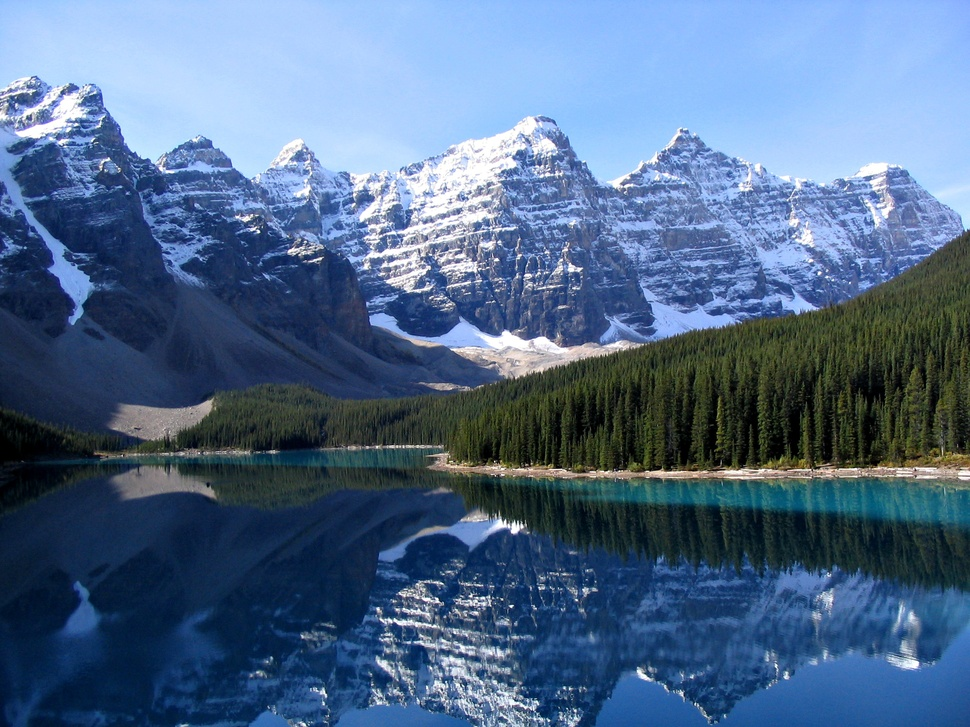
#> input picture assets/moraine_lake_orig.jpg, 970 x 727 px, shrunk from 2048 x 1536 before the run
$ python make_mountain_mask.py ../assets/moraine_lake_orig.jpg ../assets/moraine_576x320.png 1.0
#> lines starting #> are read from the running program, lines starting #| are printed output that depends on the picture; after the words box and inside, x2 and y2 are one past the last pixel; in counts of white or black regions, pixels touching at a corner belong together
"""从底图粗分出山体，生成 VACE 遮罩（黑=保留山体，白=允许重新生成）。
按列找边界：从上往下第一个“非蓝天”的位置是山脊线；山脊线以下第一段持续“暗且偏绿”的位置是林线；
山体 = 山脊线到 min(林线, 湖岸线) 之间。背阴岩石偏蓝灰（蓝>绿），森林偏暗绿（绿>蓝），靠这一点区分。
用法：python make_mountain_mask.py 底图.png 输出前缀 [湖岸线高度比例，默认 0.72]
输出：<前缀>_mask.png 与 <前缀>_overlay.png（山体染红，便于检查）
"""
import sys

import numpy as np
from PIL import Image, ImageFilter

src, out = sys.argv[1], sys.argv[2]
shore = float(sys.argv[3]) if len(sys.argv) > 3 else 0.72

img = Image.open(src).convert("RGB")
#> img is the input picture: PIL image 970x727 RGB; mean R, G, B 79.7, 105.8, 138.3
a = np.asarray(img).astype(np.float32)
r, g, b = a[..., 0], a[..., 1], a[..., 2]
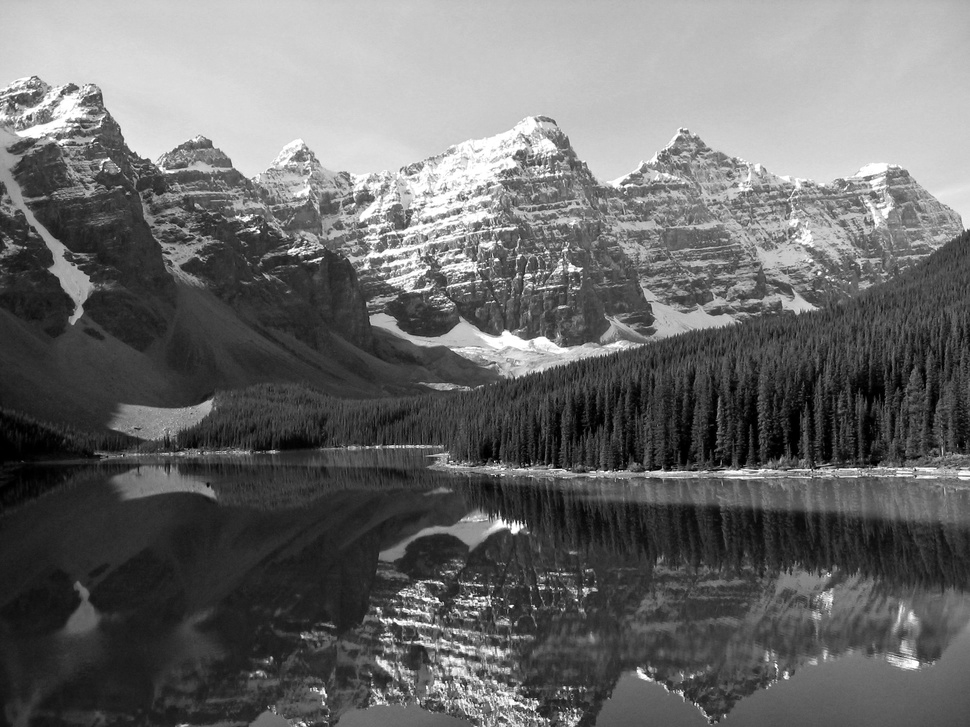
#> g: shape (727, 970) float32; min 0, max 255, mean 105.8
mx = a.max(axis=2)
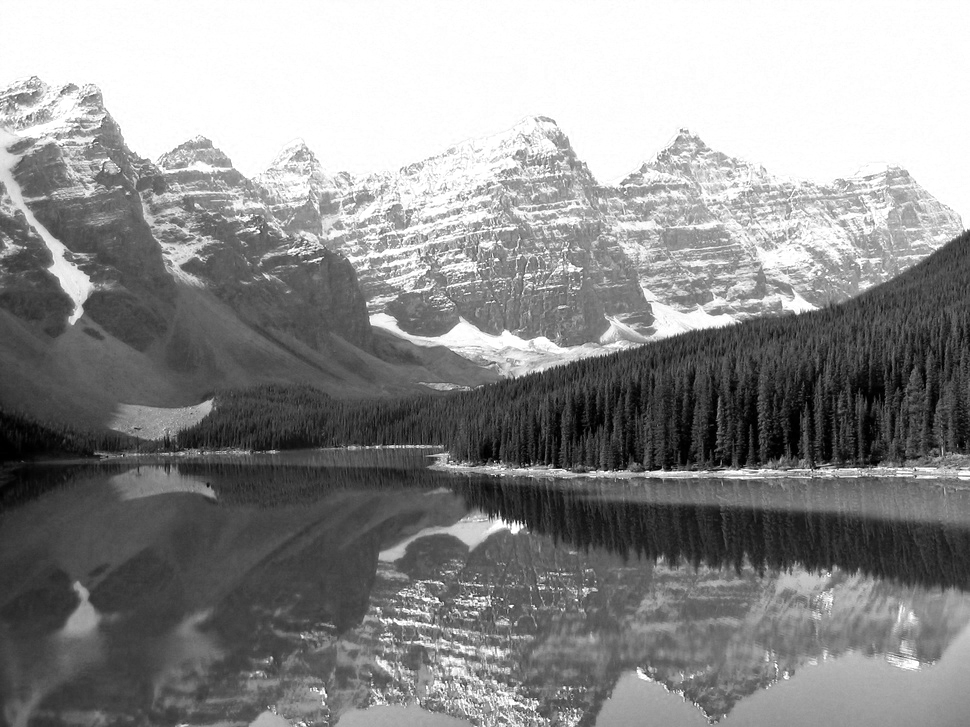
#> mx: shape (727, 970) float32; min 0, max 255, mean 141
h, w = r.shape
#> h = 727; w = 970
shore_y = int(h * shore)
#> shore_y = 727

# 纹理强度：亮度的横纵相邻差，5×5 平均；天空平滑，岩石和雪有纹理
lum = a.mean(axis=2)
grad = np.zeros_like(lum)
grad[:, 1:] += np.abs(np.diff(lum, axis=1))
grad[1:, :] += np.abs(np.diff(lum, axis=0))
tex = np.asarray(Image.fromarray(np.clip(grad * 4, 0, 255).astype(np.uint8)).filter(ImageFilter.BoxBlur(2))).astype(np.float32) / 4
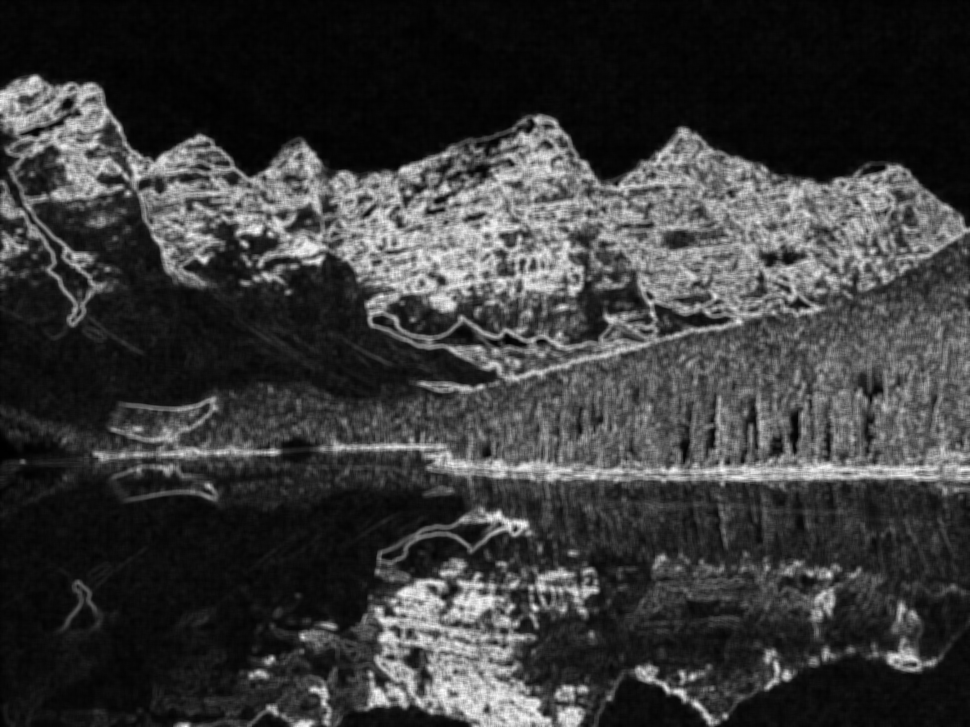
#> tex: shape (727, 970) float32; min 0, max 62.5, mean 14.1; drawn with min black and max white
# 天空：明显偏蓝、亮、平滑（背阴的雪/岩石也可能很蓝，但有纹理）
sky_like = (b > r + 45) & (mx > 150) & (tex < 4)
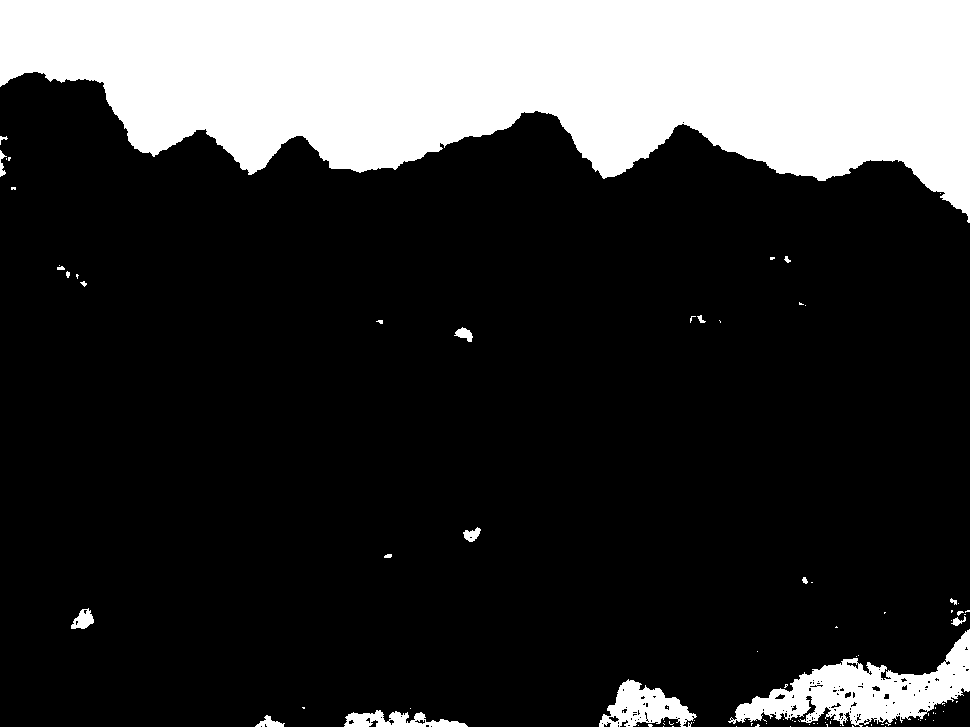
#> sky_like: shape (727, 970) bool; 22.2% white; 94 white regions (74 under 20 px), largest, box (x1, y1, x2, y2) and area: (0, 0, 970, 223) 142024, (728, 629, 970, 727) 9433, (599, 679, 697, 727) 2451
forest_like = (g > b + 2) & (g > r) & (mx < 130)
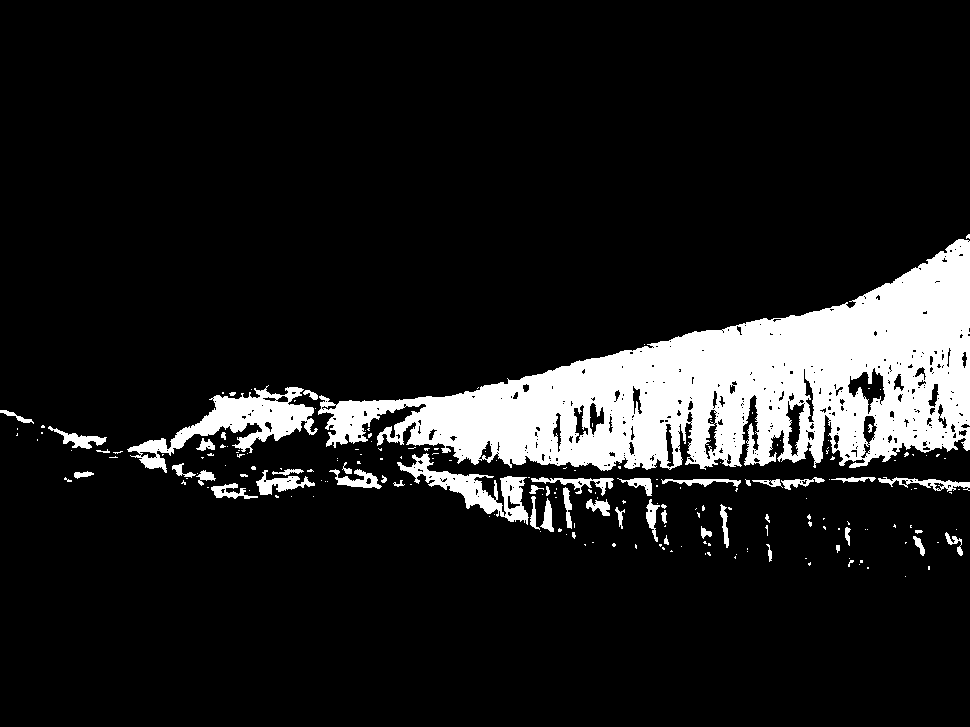
#> forest_like: shape (727, 970) bool; 11.6% white; 204 white regions (154 under 20 px), largest, box (x1, y1, x2, y2) and area: (318, 239, 970, 471) 66109, (127, 385, 318, 473) 4990, (397, 453, 529, 525) 2722


def first_run(col_mask, start, run):
#> called with col_mask = array of shape (727,), start = 0, run = 3
    cnt = 0
    for y in range(start, len(col_mask)):
        cnt = cnt + 1 if col_mask[y] else 0
        if cnt >= run:
            return y - run + 1
#> this loop made 90 passes
#> this loop made 89 passes
#> this loop made 88 passes
#> this loop made 87 passes
#> this loop made 86 passes
#> this loop made 84 passes
#> this loop made 83 passes
#> this loop made 82 passes
#> this loop made 81 passes
#> this loop made 80 passes
#> this loop made 79 passes
#> this loop made 78 passes
#> this loop made 77 passes
#> this loop made 76 passes
#> this loop made 75 passes
    return None


def median_smooth(v, k=9):
    p = k // 2
    vp = np.pad(v, p, mode="edge")
    return np.array([np.median(vp[i : i + k]) for i in range(len(v))]).astype(int)


ridge = np.array([first_run(~sky_like[:, x], 0, 3) or 0 for x in range(w)])
ridge = median_smooth(ridge)
treeline = np.array([first_run(forest_like[:, x], min(ridge[x] + 5, h - 1), 4) or shore_y for x in range(w)])
treeline = median_smooth(np.minimum(treeline, shore_y), 15)

yy = np.arange(h)[:, None]
mountain = (yy >= ridge[None, :]) & (yy < treeline[None, :])
#> mountain: shape (727, 970) bool; 32.7% white; 1 white region, box (x1, y1, x2, y2) and area: (0, 72, 970, 727) 230438

mask = np.where(mountain, 0, 255).astype(np.uint8)
Image.fromarray(mask).convert("RGB").save(f"{out}_mask.png")
ov = a.copy()
ov[mountain] = ov[mountain] * 0.4 + np.array([255, 0, 0]) * 0.6
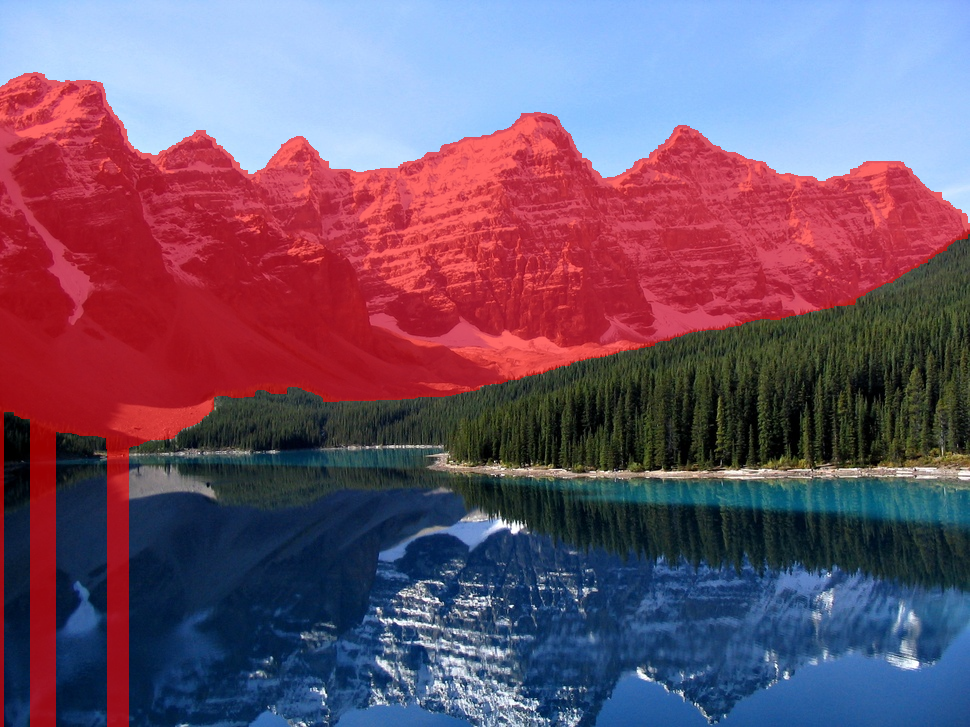
#> ov: shape (727, 970, 3) float32; mean R, G, B 112.9, 85, 109.6
Image.fromarray(ov.astype(np.uint8)).save(f"{out}_overlay.png")
print("mountain fraction", round(float(mountain.mean()), 3))
#| mountain fraction 0.327

$ run again, on assets/moraine_576x320_depth.png
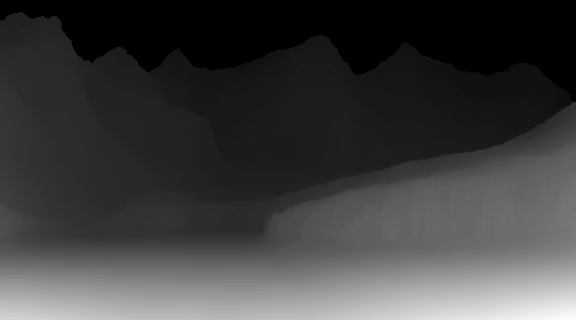
#> input picture assets/moraine_576x320_depth.png, 576 x 320 px
#> img is the input picture: PIL image 576x320 RGB; min 0, max 255, mean 62.3
#> `tex = np.asarray(Image.fromarray(np.clip(grad * 4, 0, 255).astype(np.u..`:
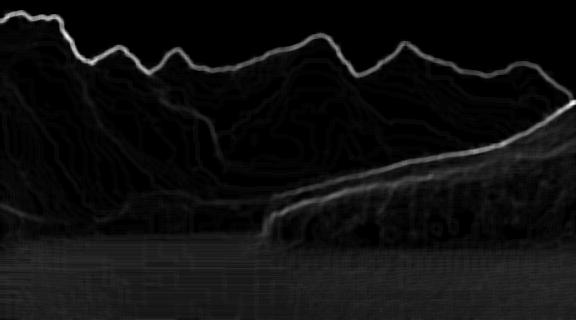
#> tex: shape (320, 576) float32; min 0, max 15.75, mean 0.894; drawn with min black and max white
#> sky_like: shape (320, 576) bool; every value is 0
#> the loop in first_run, `for y in range(start, len(col_mask)):` made 3 passes
#> ridge = 576 values from 0 to 0
#> vp = 584 values from 0 to 0
#> treeline = 576 values from 320 to 320
#> mountain: shape (320, 576) bool; every value is 1
#> `ov[mountain] = ov[mountain] * 0.4 + np.array([255, 0, 0]) * 0.6`:
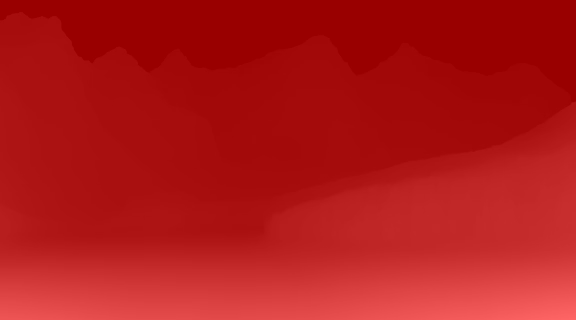
#> ov: shape (320, 576, 3) float32; mean R, G, B 177.9, 24.9, 24.9
#| mountain fraction 1.0

$ run again, on assets/moraine_576x320_overlay.png
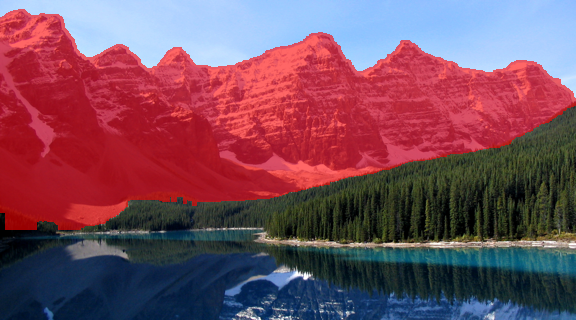
#> input picture assets/moraine_576x320_overlay.png, 576 x 320 px
#> img is the input picture: PIL image 576x320 RGB; mean R, G, B 121.7, 75.8, 92.9
#> `sky_like = (b > r + 45) & (mx > 150) & (tex < 4)`:
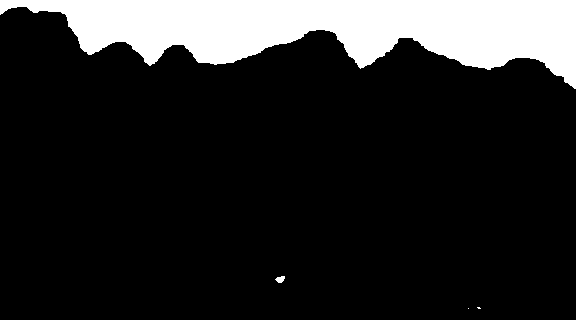
#> sky_like: shape (320, 576) bool; 15.3% white; 4 white regions (2 under 20 px), largest, box (x1, y1, x2, y2) and area: (0, 0, 576, 89) 28180, (275, 276, 285, 283) 48
#> forest_like: shape (320, 576) bool; 14.7% white; 255 white regions (224 under 20 px), largest, box (x1, y1, x2, y2) and area: (76, 106, 576, 243) 23131, (236, 233, 330, 279) 1107, (124, 240, 188, 259) 388
#> the loop in first_run, `for y in range(start, len(col_mask)):` made 18 passes
#> cnt on passes 1 to 8: 0, 0, 0, 0, 0, 0, 0, 0
#> the loop in first_run, `for y in range(start, len(col_mask)):` made 17 passes
#> the loop in first_run, `for y in range(start, len(col_mask)):` made 16 passes
#> the loop in first_run, `for y in range(start, len(col_mask)):` made 15 passes
#> the loop in first_run, `for y in range(start, len(col_mask)):` made 14 passes
#> the loop in first_run, `for y in range(start, len(col_mask)):` made 13 passes
#> the loop in first_run, `for y in range(start, len(col_mask)):` made 12 passes
#> the loop in first_run, `for y in range(start, len(col_mask)):` made 11 passes
#> the loop in first_run, `for y in range(start, len(col_mask)):` made 10 passes
#> `ridge = np.array([first_run(~sky_like[:, x], 0, 3) or 0 for x in range..`: ridge = 576 values, max 89 at index 574, min 7 at index 17, mean 48.92
#> vp = 584 values, max 89 at index 578, min 7 at index 21, mean 48.97
#> `ridge = median_smooth(ridge)`: ridge = 576 values, max 89 at index 574, min 7 at index 17, mean 48.89
#> `treeline = np.array([first_run(forest_like[:, x], min(ridge[x] + 5, h ..`: treeline = 576 values, max 320 at index 1, min 106 at index 575, mean 198
#> `treeline = median_smooth(np.minimum(treeline, shore_y), 15)`: treeline = 576 values, max 320 at index 1, min 106 at index 575, mean 195.5
#> mountain: shape (320, 576) bool; 45.8% white; 1 white region, box (x1, y1, x2, y2) and area: (0, 7, 576, 320) 84472
#> `ov[mountain] = ov[mountain] * 0.4 + np.array([255, 0, 0]) * 0.6`:
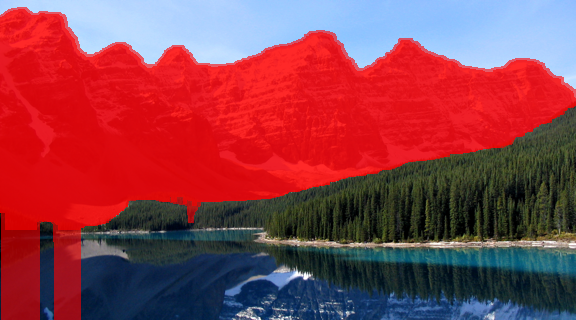
#> ov: shape (320, 576, 3) float32; mean R, G, B 143.6, 62.8, 75.2
#| mountain fraction 0.458
